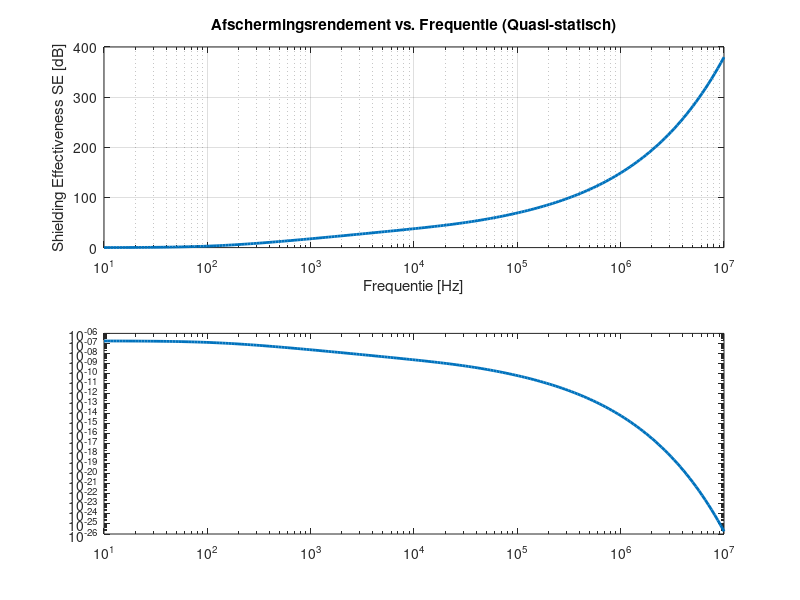

Here is the MATLAB script that generated this plot: (Note: this script raises an error after producing the figure.)
% Constantenaannames
mu0 = 4*pi*1e-7;

% Geometrie & Materiaal
a = 0.1;       % Lusstraal [m]
r = 0.1;       % Observatieradius [m]
z = 0.05;      % Observatiehoogte [m] (afstand lus tot observatiepunt)
t = 0.001;     % Schilddikte [m]
sigma = 3.5e7; % Geleidbaarheid [S/m] (bijv. koper/aluminium)
mur = 1;       % Relatieve permeabiliteit schild
i = 1.0;       % Lusstroom [A]

% 1. Eenmalige berekening van het quasi-statische referentieveld
I_imp = @(L) besselj(1, L*a) .* besselj(1, L*r) .* exp(-L*z);
A_imp_static = (mu0 * a * i / 2) * integral(I_imp, 0, Inf, 'RelTol', 1e-7, 'AbsTol', 1e-12);

% 2. Frequentiesweep (10 Hz tot 10 MHz)
f_vec = logspace(1, 7, 200); % 200 punten tussen 10 Hz en 10 MHz
A3_vec = zeros(size(f_vec));

for k = 1:length(f_vec)
    f = f_vec(k);
    w = 2*pi*f;

    % Quasi-statische integrand voor A3
    I3 = @(L) (sqrt(L.^2 + 1i*w*mu0*mur*sigma) ./ L) .* ...
        (1 ./ ((sqrt(L.^2 + 1i*w*mu0*mur*sigma)./L + mur).^2 - ...
        (sqrt(L.^2 + 1i*w*mu0*mur*sigma)./L - mur).^2 .* ...
        exp(-2*t*sqrt(L.^2 + 1i*w*mu0*mur*sigma)))) .* ...
        besselj(1, L*a) .* besselj(1, L*r) .* ...
        exp(-L*z - t*(sqrt(L.^2 + 1i*w*mu0*mur*sigma) - L));

    A3_vec(k) = 2 * mu0 * mur * a * i * integral(I3, 0, Inf, 'RelTol', 1e-6, 'AbsTol', 1e-12);
end

% 3. Overdrachtsfunctie en Afschermingsrendement (SE)
H_f = A3_vec ./ A_imp_static;
SE_dB = -20 * log10(abs(H_f));

% Grafische weergave
figure;
subplot(2,1,1);
semilogx(f_vec, SE_dB, 'LineWidth', 2);
grid on; xlabel('Frequentie [Hz]'); ylabel('Shielding Effectiveness SE [dB]');
title('Afschermingsrendement vs. Frequentie (Quasi-statisch)');

subplot(2,1,2);
loglog(f_vec, abs(A3_vec), 'LineWidth', 2); hold on;
yline(abs(A_imp_static), '--r', 'A_{imp} (Referentie)');
grid on; xlabel('Frequentie [Hz]'); ylabel('|A_{\phi}| [Wb/m]');
legend('|A_{\phi}^{(3)}|', '|A_{\phi,imp}|');
